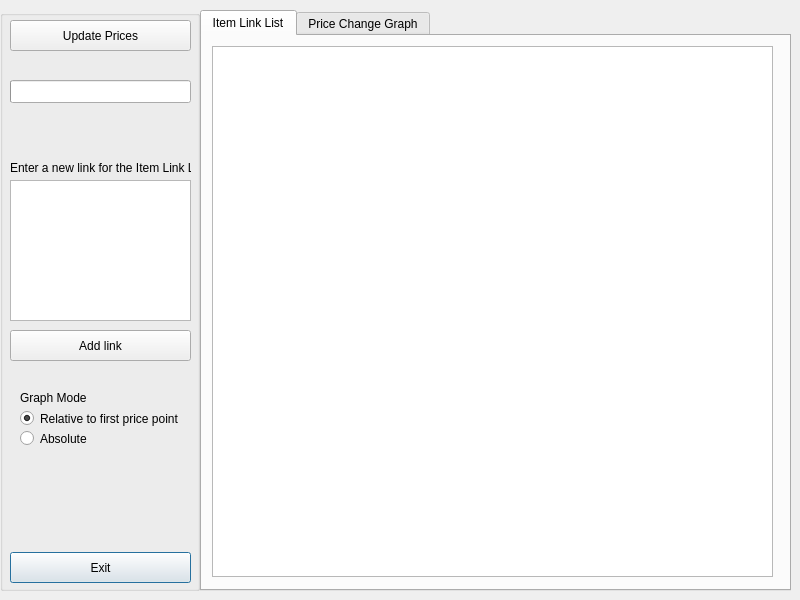
<?xml version="1.0" encoding="UTF-8"?>
<ui version="4.0">
 <class>Dialog</class>
 <widget class="QDialog" name="Dialog">
  <property name="geometry">
   <rect>
    <x>0</x>
    <y>0</y>
    <width>800</width>
    <height>600</height>
   </rect>
  </property>
  <property name="windowTitle">
   <string>PyPrice - Reinis Šestakovskis</string>
  </property>
  <widget class="QGroupBox" name="actionBox">
   <property name="geometry">
    <rect>
     <x>0</x>
     <y>10</y>
     <width>200</width>
     <height>581</height>
    </rect>
   </property>
   <property name="title">
    <string/>
   </property>
   <widget class="QPushButton" name="exitButton">
    <property name="geometry">
     <rect>
      <x>10</x>
      <y>542</y>
      <width>181</width>
      <height>31</height>
     </rect>
    </property>
    <property name="text">
     <string>Exit</string>
    </property>
   </widget>
   <widget class="QPushButton" name="startSpiderButton">
    <property name="geometry">
     <rect>
      <x>10</x>
      <y>10</y>
      <width>181</width>
      <height>31</height>
     </rect>
    </property>
    <property name="layoutDirection">
     <enum>Qt::LeftToRight</enum>
    </property>
    <property name="text">
     <string>Update Prices</string>
    </property>
   </widget>
   <widget class="QProgressBar" name="progressBar">
    <property name="geometry">
     <rect>
      <x>10</x>
      <y>70</y>
      <width>181</width>
      <height>23</height>
     </rect>
    </property>
    <property name="value">
     <number>0</number>
    </property>
    <property name="textVisible">
     <bool>false</bool>
    </property>
    <property name="orientation">
     <enum>Qt::Horizontal</enum>
    </property>
   </widget>
   <widget class="QLabel" name="statusLabel">
    <property name="geometry">
     <rect>
      <x>10</x>
      <y>50</y>
      <width>181</width>
      <height>21</height>
     </rect>
    </property>
    <property name="text">
     <string/>
    </property>
   </widget>
   <widget class="QPlainTextEdit" name="addLinkBox">
    <property name="geometry">
     <rect>
      <x>10</x>
      <y>170</y>
      <width>181</width>
      <height>141</height>
     </rect>
    </property>
   </widget>
   <widget class="QLabel" name="addLinkLabel">
    <property name="geometry">
     <rect>
      <x>10</x>
      <y>150</y>
      <width>181</width>
      <height>16</height>
     </rect>
    </property>
    <property name="text">
     <string>Enter a new link for the Item Link List:</string>
    </property>
   </widget>
   <widget class="QPushButton" name="addLinkButton">
    <property name="geometry">
     <rect>
      <x>10</x>
      <y>320</y>
      <width>181</width>
      <height>31</height>
     </rect>
    </property>
    <property name="text">
     <string>Add link</string>
    </property>
    <property name="autoRepeatDelay">
     <number>300</number>
    </property>
   </widget>
   <widget class="QRadioButton" name="graphRadio1">
    <property name="geometry">
     <rect>
      <x>20</x>
      <y>400</y>
      <width>161</width>
      <height>17</height>
     </rect>
    </property>
    <property name="text">
     <string>Relative to first price point</string>
    </property>
    <property name="checked">
     <bool>true</bool>
    </property>
   </widget>
   <widget class="QRadioButton" name="graphRadio2">
    <property name="geometry">
     <rect>
      <x>20</x>
      <y>420</y>
      <width>171</width>
      <height>17</height>
     </rect>
    </property>
    <property name="text">
     <string>Absolute</string>
    </property>
   </widget>
   <widget class="QLabel" name="label">
    <property name="geometry">
     <rect>
      <x>20</x>
      <y>380</y>
      <width>161</width>
      <height>16</height>
     </rect>
    </property>
    <property name="text">
     <string>Graph Mode</string>
    </property>
   </widget>
  </widget>
  <widget class="QTabWidget" name="tabWidget">
   <property name="geometry">
    <rect>
     <x>200</x>
     <y>10</y>
     <width>591</width>
     <height>581</height>
    </rect>
   </property>
   <property name="currentIndex">
    <number>0</number>
   </property>
   <widget class="QWidget" name="itemTab">
    <attribute name="title">
     <string>Item Link List</string>
    </attribute>
    <widget class="QListWidget" name="linkListWidget">
     <property name="geometry">
      <rect>
       <x>10</x>
       <y>10</y>
       <width>561</width>
       <height>531</height>
      </rect>
     </property>
    </widget>
   </widget>
   <widget class="QWidget" name="graphTab">
    <attribute name="title">
     <string>Price Change Graph</string>
    </attribute>
    <widget class="MplWidget" name="MplWidget" native="true">
     <property name="geometry">
      <rect>
       <x>10</x>
       <y>10</y>
       <width>561</width>
       <height>541</height>
      </rect>
     </property>
    </widget>
   </widget>
  </widget>
 </widget>
 <customwidgets>
  <customwidget>
   <class>MplWidget</class>
   <extends>QWidget</extends>
   <header>mplwidget.h</header>
   <container>1</container>
  </customwidget>
 </customwidgets>
 <resources/>
 <connections/>
</ui>
